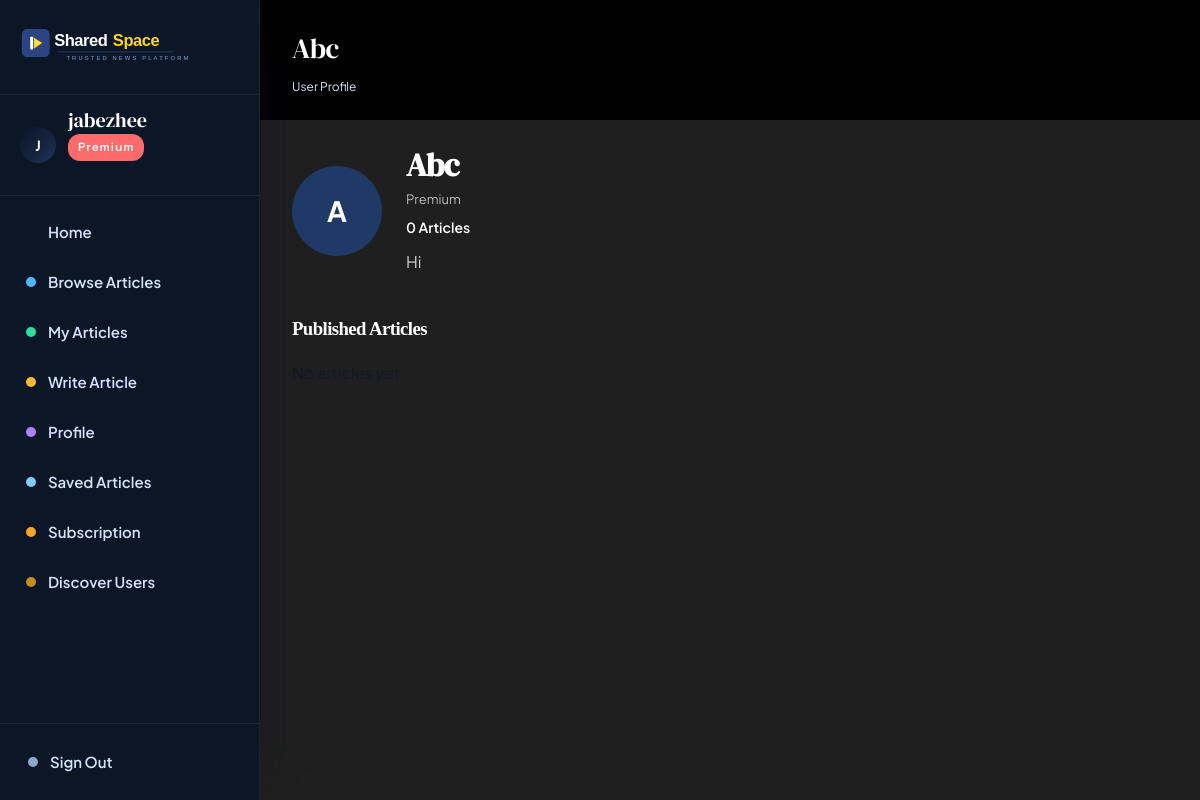
Screenshot of /pages/user-profile.php?id=21 (signed in) with the database file from the repository.
### tables this page shows
CREATE TABLE `users` (
  `id` int NOT NULL,
  `email` varchar(255) NOT NULL,
  `password` varchar(255) NOT NULL,
  `full_name` varchar(255) DEFAULT NULL,
  `bio` text,
  `avatar_url` text,
  `role` enum('free','premium','category_admin','system_admin','ai_trainer') NOT NULL DEFAULT 'free',
  `is_premium` tinyint(1) NOT NULL DEFAULT '0',
  `is_suspended` tinyint(1) NOT NULL DEFAULT '0',
  `created_at` datetime NOT NULL DEFAULT CURRENT_TIMESTAMP,
  `updated_at` datetime NOT NULL DEFAULT CURRENT_TIMESTAMP ON UPDATE CURRENT_TIMESTAMP,
  `email_verified` tinyint(1) DEFAULT '0',
  `verification_token` varchar(255) DEFAULT NULL,
  `last_verification_email` datetime DEFAULT NULL,
  `reset_token` varchar(255) DEFAULT NULL,
  `reset_expires` datetime DEFAULT NULL,
  `age_group` varchar(20) DEFAULT NULL,
  `gender` enum('male','female') DEFAULT NULL,
  `onboarding_completed` tinyint(1) DEFAULT '0'
);

### includes/db.php (called while the page is built, shortened)
<?php
class DB {
    private static ?PDO $pdo = null;
    public static function get(): PDO {
        if (self::$pdo === null) {
            $dsn = sprintf('mysql:host=%s;port=%s;dbname=%s;charset=utf8mb4',
                DB_HOST, DB_PORT, DB_NAME);
            self::$pdo = new PDO($dsn, DB_USER, DB_PASS, [
                PDO::ATTR_ERRMODE            => PDO::ERRMODE_EXCEPTION,
                PDO::ATTR_DEFAULT_FETCH_MODE => PDO::FETCH_ASSOC,
                PDO::ATTR_EMULATE_PREPARES   => false,
            ]);
        }
        return self::$pdo;
    }
    public static function query(string $sql, array $params = []): array {
        $stmt = self::get()->prepare($sql);
        $stmt->execute($params);
        return $stmt->fetchAll();
    }
    public static function first(string $sql, array $params = []): ?array {
        $rows = self::query($sql, $params);
        return $rows[0] ?? null;
    }
}

### includes/controllers/UserController.php (called while the page is built, shortened)
<?php
require_once __DIR__ . '/../db.php';
require_once __DIR__ . '/../entities/User.php';
class UserController {
    public function getUserById(int $id): ?array {
        $sql = "
            SELECT
                u.id,
                u.full_name,
                u.avatar_url,
                u.role,
                u.bio,
                SUM(a.status = 'published') AS article_count
            FROM users u
            LEFT JOIN articles a ON a.author_id = u.id
            WHERE u.id = ?
            GROUP BY u.id
            LIMIT 1
        ";
        return DB::first($sql, [$id]);
    }
}

### includes/entities/User.php (called while the page is built, shortened)
<?php
class User
{
    public string $fullName;
    public function __construct(array $row)
    {
        $this->fullName    = $row['full_name'] ?? '';
        $this->role        = $row['role']       ?? 'free';
    }
    public function initial(): string
    {
        return strtoupper(mb_substr($this->fullName, 0, 1)) ?: '?';
    }
}

### includes/controllers/AuthController.php (called while the page is built, shortened)
<?php
require_once __DIR__ . '/../entities/User.php';
class AuthController {
    public function currentUser(): ?User {
        static $cache = [];
        $id = $_SESSION['user_id'];
        if (!isset($cache[$id])) {
            $row        = DB::first('SELECT * FROM users WHERE id = ?', [$id]);
            $cache[$id] = $row ? new User($row) : null;
        }
        return $cache[$id];
    }
    public function requireAuth(): void {
        $user = $this->currentUser();
    }
}

### pages/user-profile.php (the view, shortened to what this page needs)
<?php
require_once __DIR__ . '/../includes/layout.php';
require_once __DIR__ . '/../includes/controllers/AuthController.php';
require_once __DIR__ . '/../includes/controllers/UserController.php';
$auth = new AuthController();
$auth->requireAuth();
$currentUser = $auth->currentUser();
$userCtrl = new UserController();
$articleCtrl = new ArticleController();
$userId = (int)($_GET['id'] ?? 0);
$profile = $userCtrl->getUserById($userId);
$page = max(1, (int)($_GET['page'] ?? 1));
$perPage = 10;
$offset = ($page - 1) * $perPage;
$articles = $articleCtrl->getByAuthorPaginated($userId, $perPage, $offset);
page_head($profile['full_name']);
?>
<link rel="stylesheet" href="/public/css/user-profile.css">
<div class="dashboard-layout">
<?php sidebar($currentUser); ?>
<main>
<?php dash_header($profile['full_name'], 'User Profile'); ?>
<div class="page-content">
    <div class="profile-header">
        <div class="profile-avatar">
            <?php if (!empty($profile['avatar_url'])): ?>
                <img src="/public/<?= htmlspecialchars($profile['avatar_url']) ?>">
            <?php else: ?>
                <?= strtoupper(substr($profile['full_name'], 0, 1)) ?>
            <?php endif; ?>
        </div>
        <div class="profile-info">
            <h2><?= htmlspecialchars($profile['full_name']) ?></h2>
            <div class="profile-role <?= htmlspecialchars($profile['role']) ?>">
                <?= ucfirst($profile['role']) ?>
            </div>
            <div class="profile-stats">
                <?= (int)$profile['article_count'] ?>
                <?= $profile['article_count'] == 1 ? 'Article' : 'Articles' ?>
            </div>
            <?php if (!empty($profile['bio'])): ?>
                <p class="profile-bio">
                    <?= nl2br(htmlspecialchars($profile['bio'])) ?>
                </p>
            <?php endif; ?>
        </div>
    </div>
    <div class="profile-articles">
        <h3>Published Articles</h3>
        <?php if (empty($articles)): ?>
            <p class="no-articles">No articles yet.</p>
        <?php endif; ?>
    </div>
</div>
</main>
</div>
<?php page_foot(); ?>

### includes/layout.php (shortened to what this page needs)
<?php
require_once __DIR__ . '/db.php';
require_once __DIR__ . '/controllers/AuthController.php';
function page_head(string $title): void {
    $slug = strtolower(trim(preg_replace('/[^a-z0-9]+/i', '-', $title), '-'));
?>
<!DOCTYPE html>
<html lang="en">
<head>
<link rel="stylesheet" href="/public/css/app.css?v=<?= filemtime(__DIR__ . '/../public/css/app.css') ?>" />
</head>
<body class="page-<?= htmlspecialchars($slug) ?>">
<?php }
function page_foot(): void { ?>
</body>
</html>
<?php }
function sharedspace_brand(string $href = '/', string $variant = 'dark', string $class = ''): void { ?>
    <a href="<?= htmlspecialchars($href) ?>" class="sharedspace-brand <?= htmlspecialchars(trim($class)) ?>">
        <img
            src="<?= htmlspecialchars($variant === 'light' ? '/public/icons/sharedspace-logo-light.svg' : '/public/icons/sharedspace-logo-dark.svg') ?>"
            alt="SharedSpace"
            class="sharedspace-brand-image"
        >
    </a>
<?php }
function sidebar(User $user): void {
    $path = parse_url($_SERVER['REQUEST_URI'], PHP_URL_PATH);
    if ($user->role === 'system_admin') {
        $links = [
            ['href' => '/pages/admin-dashboard.php', 'key' => 'home',    'label' => 'Admin Dashboard'],
            ['href' => '/pages/browse.php',           'key' => 'browse',  'label' => 'Browse Articles'],
            ['href' => '/pages/admin-landing.php',    'key' => 'landing', 'label' => 'Manage Landing Page'],
            ['href' => '/pages/admin-audit-log.php',  'key' => 'audit',   'label' => 'Audit Log'],
            ['href' => '/pages/admin-ai-dashboard.php', 'key' => 'ai', 'label' => 'AI Dashboard'],
            ['href' => '/pages/admin-ai-calibration.php', 'key' => 'settings', 'label' => 'Calibration'],
            ['href' => '/pages/profile.php',          'key' => 'profile', 'label' => 'Profile'],
        ];
    } else {
        $links = [
            ['href' => '/dashboard.php', 'key' => 'home', 'label' => 'Home'],
            ['href' => '/pages/browse.php', 'key' => 'browse', 'label' => 'Browse Articles'],
            ['href' => '/pages/my-articles.php', 'key' => 'articles', 'label' => 'My Articles'],
            ['href' => '/pages/write.php', 'key' => 'compose', 'label' => 'Write Article'],
            ['href' => '/pages/profile.php', 'key' => 'profile', 'label' => 'Profile'],
            ['href' => '/pages/savedarticles.php', 'key' => 'saved', 'label' => 'Saved Articles'],
            ['href' => '/pages/subscription.php', 'key' => 'membership', 'label' => $user->role === 'premium' ? 'Subscription' : 'Upgrade'],
            ['href' => '/pages/users.php', 'key' => 'users', 'label' => 'Discover Users'],
        ];
    }
    ?>
<aside class="sidebar">
    <div class="sidebar-logo">
        <?php sharedspace_brand(
            $user->role === 'system_admin' ? '/pages/admin-dashboard.php' : ($user->role === 'ai_trainer' ? '/pages/ai-trainer-dashboard.php' : ($user->role === 'category_admin' ? '/pages/category-admin-dashboard.php' : '/dashboard.php')),
            'light',
            'sidebar-brand'
        ); ?>
    </div>
    <div class="sidebar-user">
        <?php if (!empty($user->avatarUrl)): ?>
            <div class="user-avatar" style="background:none;padding:0;overflow:hidden">
                <img src="/public/<?= htmlspecialchars($user->avatarUrl) ?>"
                     alt="<?= htmlspecialchars($user->fullName) ?>"
                     style="width:100%;height:100%;object-fit:cover;border-radius:50%">
            </div>
        <?php else: ?>
            <div class="user-avatar"><?= htmlspecialchars($user->initial()) ?></div>
        <?php endif; ?>
        <div class="user-info">
            <p class="user-name"><?= htmlspecialchars($user->fullName) ?></p>
            <?php if ($user->role === 'premium'): ?>
                <span class="role-badge premium">Premium</span>
            <?php elseif ($user->role === 'system_admin'): ?>
                <span class="role-badge system-admin">System Admin</span>
            <?php elseif ($user->role === 'ai_trainer'): ?>
                <span class="role-badge ai-trainer">AI Trainer</span>
            <?php else: ?>
                <span class="role-badge free">Free</span>
            <?php endif; ?>
        </div>
    </div>
    <nav class="sidebar-nav">
        <ul>
        <?php foreach ($links as $link): ?>
            <li>
                <a href="<?= $link['href'] ?>" class="nav-link <?= $path === $link['href'] ? 'active' : '' ?>">
                    <span class="nav-icon nav-icon-<?= htmlspecialchars($link['key']) ?>" aria-hidden="true"></span>
                    <?= htmlspecialchars($link['label']) ?>
                </a>
            </li>
        <?php endforeach; ?>
        </ul>
    </nav>
    <div class="sidebar-footer">
        <a href="/logout.php" class="nav-link logout">
            <span class="nav-icon nav-icon-logout" aria-hidden="true"></span>
            Sign Out
        </a>
    </div>
</aside>
<?php }
function dash_header(string $title, string $subtitle = ''): void { ?>
<header class="dash-header">
    <div>
        <h1 class="dash-title"><?= htmlspecialchars($title) ?></h1>
        <?php if ($subtitle): ?>
        <p class="dash-subtitle"><?= htmlspecialchars($subtitle) ?></p>
        <?php endif; ?>
    </div>
</header>
<?php }
    if ($err): ?><div class="alert alert-error"><?= htmlspecialchars($err) ?></div><?php endif;

### public/css/user-profile.css (style rules this page uses)
.profile-header { display: flex; gap: 24px; margin-bottom: 40px; align-items: center; }
.profile-avatar { width: 90px; height: 90px; border-radius: 50%; background: #203a67; color: white; font-size: 28px; display: flex; align-items: center; justify-content: center; font-weight: bold; overflow: hidden; }
.profile-info { color: white; }
.profile-info h2 { margin-bottom: 6px; color: white; }
.profile-role { font-size: 13px; opacity: 0.7; margin-bottom: 6px; }
.profile-stats { font-size: 14px; font-weight: 600; margin-bottom: 10px; }
.profile-bio { max-width: 600px; opacity: 0.8; }
.profile-articles h3 { margin-bottom: 16px; color: white; }
.no-articles { opacity: 0.6; }
html, body { background: rgb(31, 31, 31); }

### rows the page displays
users: full_name "J", full_name "jabezhee"
users: full_name "Abc", full_name "A", role "Premium", bio "Hi"

### other values shown
$link['label'] "Home"
$link['label'] "Browse Articles"
$link['label'] "My Articles"
$link['label'] "Write Article"
$link['label'] "Profile"
$link['label'] "Saved Articles"
$link['label'] "Subscription"
$link['label'] "Discover Users"
$subtitle "User Profile"
$profile['article_count'] "0"
